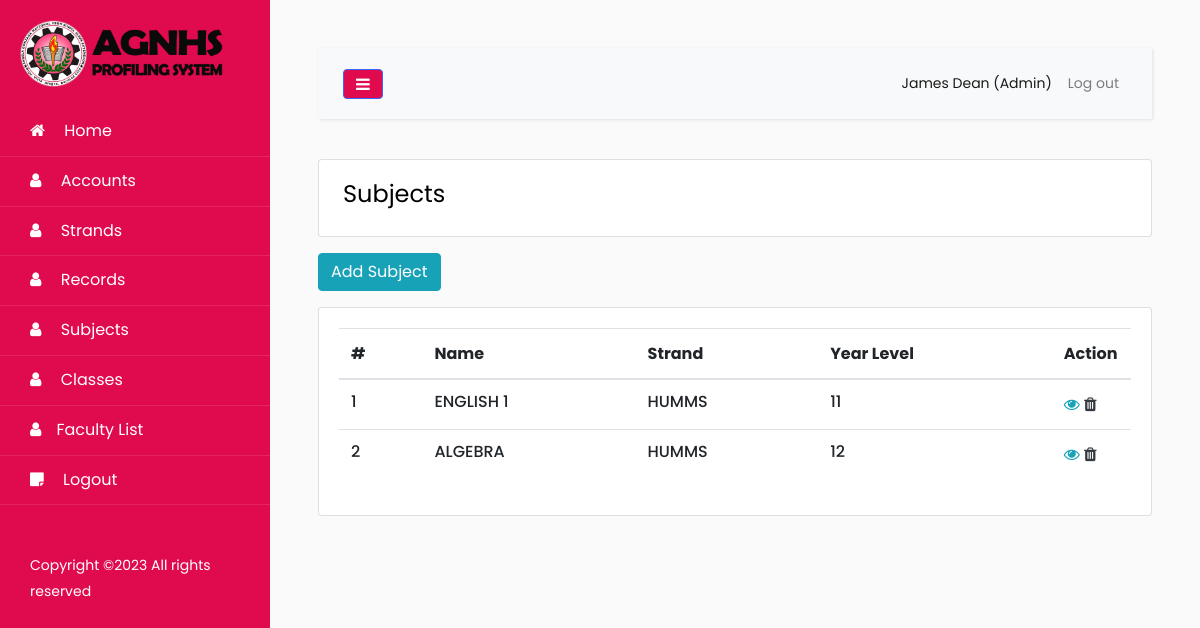
The page /pages/subjects.php (signed in) on the database its author committed.
### tables this page shows
CREATE TABLE `account` (
  `Id` tinyint(11) NOT NULL AUTO_INCREMENT,
  `username` varchar(100) NOT NULL DEFAULT '',
  `password` varchar(100) NOT NULL,
  `firstName` varchar(150) DEFAULT NULL,
  `lastName` varchar(150) DEFAULT NULL,
  `status` varchar(255) DEFAULT 'Inactive',
  `role` varchar(20) DEFAULT NULL,
  `dateAdded` date DEFAULT NULL,
  `birthday` date DEFAULT NULL,
  `sex` varchar(255) DEFAULT NULL,
  `age` int(11) DEFAULT NULL,
  `phone` varchar(255) DEFAULT NULL,
  `email` varchar(255) DEFAULT NULL,
  `address` text,
  `image` varchar(255) DEFAULT NULL,
  `educationalBackground` text,
  `teachingExperience` text,
  `civilStatus` varchar(255) DEFAULT NULL,
  `religion` varchar(255) DEFAULT NULL,
  `birthPlace` varchar(255) DEFAULT NULL,
  `sss` varchar(255) DEFAULT NULL,
  `philHealth` varchar(255) DEFAULT NULL,
  `isDeleted` int(11) DEFAULT '0',
  PRIMARY KEY (`Id`)
);

CREATE TABLE `subject` (
  `Id` int(11) NOT NULL AUTO_INCREMENT,
  `name` varchar(255) DEFAULT NULL,
  `strandId` int(11) DEFAULT NULL,
  `year` varchar(255) DEFAULT NULL,
  `isDeleted` int(11) DEFAULT '0',
  PRIMARY KEY (`Id`)
);

CREATE TABLE `strand` (
  `Id` int(11) NOT NULL AUTO_INCREMENT,
  `name` varchar(255) DEFAULT NULL,
  `description` text,
  `isDeleted` int(11) DEFAULT '0',
  PRIMARY KEY (`Id`)
);

### config/Models.php (called while the page is built, shortened)
<?php
include "CRUD.php";
include "functions.php";
function account() {
	$crud = new CRUD;
	$crud->table = "account";
	return $crud;
}
function strand() {
	$crud = new CRUD;
	$crud->table = "strand";
	return $crud;
}
function subject() {
	$crud = new CRUD;
	$crud->table = "subject";
	return $crud;
}
?>

### config/CRUD.php (called while the page is built)
<?php class CRUD{var $table;var $obj=array();function arrayToQuery($query){$query_array=array();foreach($query as $key=>$key_value){if($key_value=="NOW()"){$query_array[]="$key=$key_value";}else{$query_array[]="$key='".htmlspecialchars($key_value,ENT_QUOTES)."'";}}return implode(', ',$query_array);}function list($query=""){$query=$query?"where ".$query:"";$db=Database::connect();$pdo=$db->prepare("select * from $this->table $query");$pdo->execute();$result=$pdo->fetchAll(PDO::FETCH_OBJ);Database::disconnect();return $result;}function count($query=""){$query=$query?"where ".$query:"";$db=Database::connect();$pdo=$db->prepare("select * from $this->table $query");$pdo->execute();Database::disconnect();return $pdo->rowCount();}function get($args){$db=Database::connect();$pdo=$db->prepare("select * from $this->table where $args");$pdo->execute();$result=$pdo->fetch(PDO::FETCH_OBJ);Database::disconnect();return $result;}function create(){$object=$this->arrayToQuery($this->obj);$db=Database::connect();$pdo=$db->prepare("insert into $this->table set $object");$pdo->execute();Database::disconnect();}function update($args){$object=$this->arrayToQuery($this->obj);$db=Database::connect();$pdo=$db->prepare("update $this->table set $object where $args");$pdo->execute();Database::disconnect();}function delete($args){$db=Database::connect();$pdo=$db->prepare("delete from $this->table where $args");$pdo->execute();Database::disconnect();}} ?>

### config/functions.php (called while the page is built, shortened)
<?php
$current_url = "http://$_SERVER[HTTP_HOST]$_SERVER[REQUEST_URI]";
?>

### pages/subjects.php (the view, shortened to what this page needs)
<?php
  $ROOT_DIR="../";
  include $ROOT_DIR . "templates/header.php";
  $subject_list = subject()->list("isDeleted=0");
?>
      <div class="card bg-light-info shadow-none position-relative overflow-hidden">
        <div class="card-body px-4 py-3">
          <div class="row align-items-center">
            <div class="col-9">
              <h4 class="fw-semibold mb-8">Subjects</h4>
            </div>
          </div>
        </div>
      </div>
      <div class="widget-content searchable-container list">
          <a href="javascript:void(0)" id="btn-add-contact" class="btn btn-info mt-3 mb-3">
            <i class="ti ti-users text-white me-1 fs-5"></i> Add Subject
          </a>
        <div class="card card-body">
          <div class="table-responsive">
            <table class="table search-table align-middle text-nowrap">
              <thead class="header-item">
                <th>#</th>
                <th>Name</th>
                <th>Strand</th>
                <th>Year Level</th>
                <th width="10%">Action</th>
              </thead>
              <tbody>
                <?php
                $count = 0;
                foreach ($subject_list as $row):
                  $strand = strand()->get("Id=$row->strandId");
                  $count += 1;
                   ?>
                <tr class="search-items">
                  <td>
                    <div class="d-flex align-items-center">
                      <div class="ms-3">
                        <div class="user-meta-info">
                          <h6 class="user-name mb-0"
                          data-id="<?=$row->Id;?>"
                          ><?=$count;?></h6>
                        </div>
                      </div>
                    </div>
                  </td>
                    <td>
                      <div class="d-flex align-items-center">
                        <div class="ms-3">
                          <div class="user-meta-info">
                            <h6 class="mb-0"><?=$row->name;?></h6>
                          </div>
                        </div>
                      </div>
                    </td>
                      <td>
                        <div class="d-flex align-items-center">
                          <div class="ms-3">
                            <div class="user-meta-info">
                              <h6 class="mb-0"><?=$strand->name;?></h6>
                            </div>
                          </div>
                        </div>
                      </td>
                        <td>
                          <div class="d-flex align-items-center">
                            <div class="ms-3">
                              <div class="user-meta-info">
                                <h6 class="mb-0"><?=$row->year;?></h6>
                              </div>
                            </div>
                          </div>
                        </td>
                  <td>
                    <div class="action-btn">
                      <a href="javascript:void(0)" class="text-info edit">
                        <i class="fa fa-eye fs-5"></i>
                      </a>
                      <a href="process.php?action=subject-delete&Id=<?=$row->Id?>&url=<?=$current_url?>" class="text-dark ms-2">
                        <i class="fa fa-trash fs-5"></i>
                      </a>
                    </div>
                  </td>
                </tr>
              <?php endforeach; ?>
              </tbody>
            </table>
          </div>
        </div>
      </div>
      <?php include $ROOT_DIR . "templates/footer.php"; ?>

### templates/header.php (shortened to what this page needs)
<?php
include_once($ROOT_DIR . "config/Models.php");
if (isset($_SESSION["user_session"])) {
  $user = $_SESSION["user_session"];
  $username = $user["username"];
  $account = account()->get("username='$username'");
  $role = $account->role;
}
else{
  header("Location: ../auth/login.php");
}
?>
<html lang="en">
  <head>
		<link rel="stylesheet" href="https://stackpath.bootstrapcdn.com/font-awesome/4.7.0/css/font-awesome.min.css">
		<link rel="stylesheet" href="<?=$ROOT_DIR;?>templates/css/style.css">
  </head>
  <body>
		<div class="wrapper d-flex align-items-stretch">
			<nav id="sidebar">
        <img src="../templates/images/admin-logo.png" alt="" width="80%" style="margin:20px;">
        <ul class="list-unstyled components mb-5">
          <li class="active">
            <a href="index.php"><span class="fa fa-home"></span> Home</a>
          </li>
          <?php if ($role=="Admin"): ?>
            <li>
                <a href="accounts.php"><span class="fa fa-user"></span> Accounts</a>
            </li>
            <li>
                <a href="strands.php"><span class="fa fa-user"></span> Strands</a>
            </li>
            <li>
                <a href="my-records.php"><span class="fa fa-user"></span> Records</a>
            </li>
            <li>
                <a href="subjects.php"><span class="fa fa-user"></span> Subjects</a>
            </li>
            <li>
                <a href="classes.php"><span class="fa fa-user"></span> Classes</a>
            </li>
            <li>
                <a href="faculty-list.php"><span class="fa fa-user"></span>Faculty List</a>
            </li>
          <?php endif; ?>
          <li>
            <a href="../auth/process.php?action=user-logout"><span class="fa fa-sticky-note"></span> Logout</a>
          </li>
        </ul>
        <div class="footer">
        	<p>
					  Copyright &copy;<script>document.write(new Date().getFullYear());</script> All rights reserved </a>
					</p>
        </div>
    	</nav>
      <div id="content" class="p-4 p-md-5">
        <nav class="navbar navbar-expand-lg navbar-light bg-light">
          <div class="container-fluid">
            <button type="button" id="sidebarCollapse" class="btn btn-primary">
              <i class="fa fa-bars"></i>
            </button>
            <div class="collapse navbar-collapse" id="navbarSupportedContent">
              <ul class="nav navbar-nav ml-auto">
                <li class="nav-item active">
                    <a class="nav-link" href="#"><?=$account->firstName;?> <?=$account->lastName;?> (<?=$account->role?>)</a>
                </li>
                <li class="nav-item">
                    <a class="nav-link" href="../auth/process.php?action=user-logout">Log out</a>
                </li>
              </ul>
            </div>
          </div>
        </nav>

### templates/header.php (style rules this page uses)
#sidebar { background: #e00b4e !important; }
.btn-primary { background: #e00b4e !important; }

### rows shown on the page
account: firstName "James", lastName "Dean", role "Admin"
subject: name "ENGLISH 1", strandId.name "HUMMS", year "11"
subject: name "ALGEBRA", strandId.name "HUMMS", year "12"
